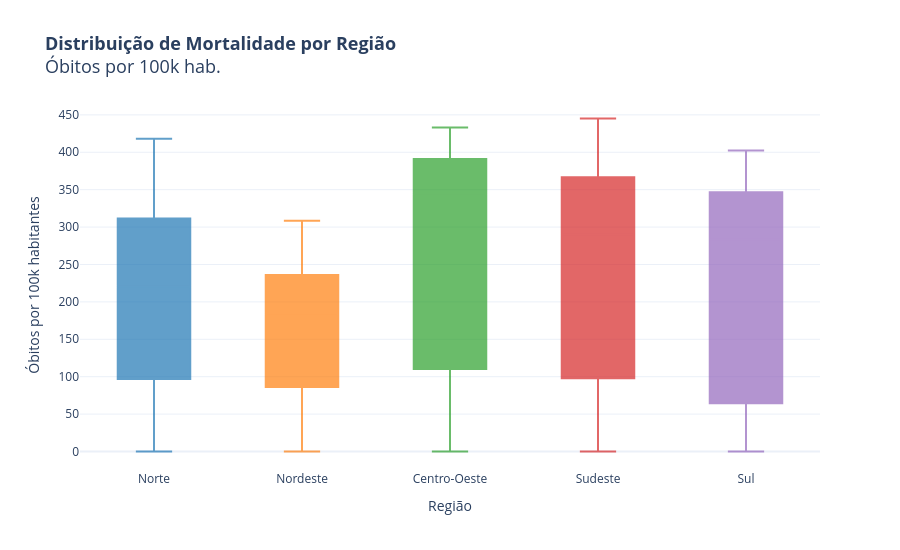

Notebook cell for this chart:
### Markdown cell above
## 4 — Boxplot: Mortalidade por Região

### Code cell
def plot_boxplot_regiao(df, altura=550):
    """
    Boxplot comparando a distribuição de óbitos por 100 mil habitantes
    entre as cinco regiões geográficas do Brasil.

    Usa a coluna já existente 'deaths_per_100k_inhabitants'.

    Parâmetros
    ----------
    df    : DataFrame com 'region', 'deaths_per_100k_inhabitants'
    altura: altura do gráfico em pixels
    """
    df_plot = df.dropna(subset=['deaths_per_100k_inhabitants', 'region'])

    ordem_regioes = ['Norte', 'Nordeste', 'Centro-Oeste', 'Sudeste', 'Sul']
    palette = {
        'Norte':        '#1f77b4',
        'Nordeste':     '#ff7f0e',
        'Centro-Oeste': '#2ca02c',
        'Sudeste':      '#d62728',
        'Sul':          '#9467bd',
    }

    fig = go.Figure()
    for regiao in ordem_regioes:
        df_r = df_plot[df_plot['region'] == regiao]
        fig.add_trace(
            go.Box(
                y=df_r['deaths_per_100k_inhabitants'],
                name=regiao,
                boxpoints='outliers',
                marker_color=palette.get(regiao, 'gray'),
                line_color=palette.get(regiao, 'gray'),
                fillcolor=palette.get(regiao, 'gray'),
                opacity=0.7,
            )
        )

    fig.update_layout(
        title='<b>Distribuição de Mortalidade por Região</b><br>Óbitos por 100k hab.',
        title_font_size=18,
        yaxis_title='Óbitos por 100k habitantes',
        xaxis_title='Região',
        template='plotly_white',
        showlegend=False,
        height=altura,
    )
    fig.show()


plot_boxplot_regiao(sub_estados)

### Figure 1 — Plotly figure (JSON) as saved in the notebook; plotly's stock layout.template omitted (floating-point values rounded to 4 significant figures; data arrays with more than 128 entries replaced by an {"elided": "..."} marker saying what was removed)
{"data": [{"boxpoints": "outliers", "fillcolor": "#1f77b4", "line": {"color": "#1f77b4"}, "marker": {"color": "#1f77b4"}, "name": "Norte", "opacity": 0.7, "type": "box", "y": {"elided": "2311 float values"}}, {"boxpoints": "outliers", "fillcolor": "#ff7f0e", "line": {"color": "#ff7f0e"}, "marker": {"color": "#ff7f0e"}, "name": "Nordeste", "opacity": 0.7, "type": "box", "y": {"elided": "2983 float values"}}, {"boxpoints": "outliers", "fillcolor": "#2ca02c", "line": {"color": "#2ca02c"}, "marker": {"color": "#2ca02c"}, "name": "Centro-Oeste", "opacity": 0.7, "type": "box", "y": {"elided": "1327 float values"}}, {"boxpoints": "outliers", "fillcolor": "#d62728", "line": {"color": "#d62728"}, "marker": {"color": "#d62728"}, "name": "Sudeste", "opacity": 0.7, "type": "box", "y": {"elided": "1338 float values"}}, {"boxpoints": "outliers", "fillcolor": "#9467bd", "line": {"color": "#9467bd"}, "marker": {"color": "#9467bd"}, "name": "Sul", "opacity": 0.7, "type": "box", "y": {"elided": "997 float values"}}], "layout": {"height": 550, "showlegend": false, "title": {"font": {"size": 18}, "text": "<b>Distribuição de Mortalidade por Região</b><br>Óbitos por 100k hab."}, "xaxis": {"title": {"text": "Região"}}, "yaxis": {"title": {"text": "Óbitos por 100k habitantes"}}}}
